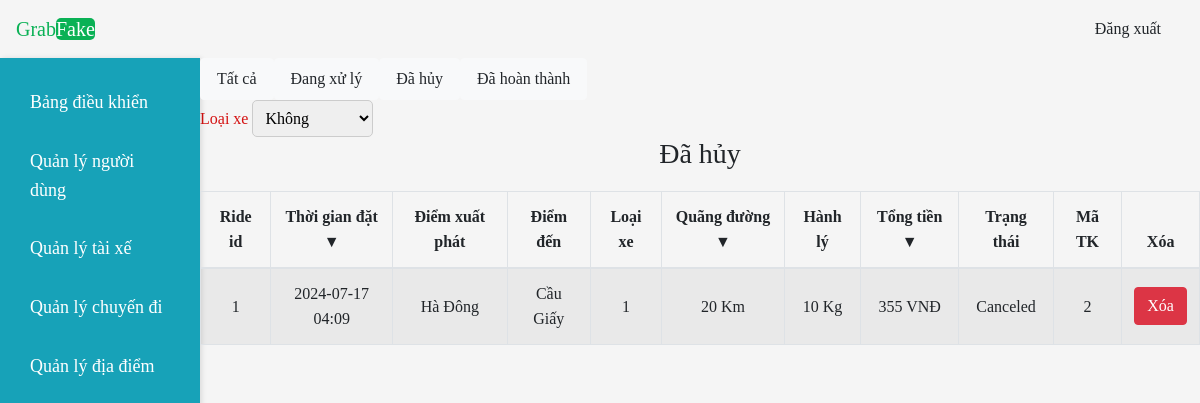
The page /acanride.php (signed in) on the database its author committed.
### tables this page shows
CREATE TABLE `ride` (
  `ride_id` int NOT NULL,
  `ride_date` varchar(20) NOT NULL,
  `from_distance` varchar(50) NOT NULL,
  `to_distance` varchar(50) NOT NULL,
  `cab_type` tinyint NOT NULL,
  `total_distance` varchar(50) NOT NULL,
  `luggage` varchar(50) NOT NULL,
  `total_fare` varchar(50) NOT NULL,
  `status` int NOT NULL,
  `customer_user_id` int NOT NULL,
  `driver_id` int NOT NULL
);

### dbcon.php (called while the page is built, shortened)
<?php
class Dbcon
{
    public function __construct()
    {
        $this->conn = new mysqli("localhost", "root", "", "grab_fake");
    }
}

### adminwrk.php (called while the page is built, shortened)
<?php
class adminwrk
{
    function canride($conn)
    {
        $sql = "SELECT * FROM ride WHERE status=0";
        $result = $conn->query($sql);
        $appr = array();
        while ($row = $result->fetch_assoc()) {
            array_push($appr, $row);
        }
        return $appr;
    }
}

### acanride.php (the view, shortened to what this page needs)
<?php
include('adhead.php');
if ($_SESSION['userdata']['role'] == 1) {
  include('adsidebar.php');
?>
  <nav class="nav nav-pills nav-justified col-sm-10">
    <a class="nav-link btn btn-light " href="allrides.php">Tất cả</a>
    <a class="nav-link btn btn-light " href="apenride.php">Đang xử lý</a>
    <a class="nav-link btn btn-light " href="acanride.php">Đã hủy</a>
    <a class="nav-link btn btn-light " href="acomride.php">Đã hoàn thành</a>
  </nav>
  <div id="drp" class="row">
    <div class="mr-2" id="cfilt">
      <label for="filter">Loại xe</label>
      <select name="cfil" id="cfil">
        <option value="" selected>Không</option>
      </select>
    </div>
  </div>
  <div id="canr">
    <h3 class="text-center">Đã hủy</h3>
    <table id='tbl2' class="container-fluid col-lg-10 mr-lg-2 table  table-hover table-bordered table-striped">
      <thead>
        <th>Ride id</th>
        <th onclick="sortTable(1,tbl2)">Thời gian đặt &#9660;</th>
        <th>Điểm xuất phát</th>
        <th>Điểm đến</th>
        <th>Loại xe</th>
        <th onclick="sortTablen(5,tbl2)">Quãng đường &#9660;</th>
        <th>Hành lý</th>
        <th onclick="sortTablen(7,tbl2)">Tổng tiền &#9660;</th>
        <th>Trạng thái</th>
        <th>Mã TK</th>
        <th>Xóa</th>
      </thead>
      <tbody id="tbl2c">
        <?php
        $adm = new adminwrk();
        $admc = new dbcon();
        $can = $adm->canride($admc->conn);
        foreach ($can as $key => $val) {
          echo "<tr><td>" . $val['ride_id'] . "</td><td>" . $val['ride_date'] . "</td><td>" . $val['from_distance'] . "</td><td>" . $val['to_distance'] . "</td><td>" . $val['cab_type'] . "</td><td>" . $val['total_distance'] . " Km</td><td>" . $val['luggage'] . " Kg</td><td>" . $val['total_fare'] . " VNĐ</td><td>";
          if ($val['status'] == 0) {
            echo "Canceled</td>";
          }
          echo  "<td>" . $val['customer_user_id'] . "</td>";
          echo "<td><a class='btn btn-danger' onClick=\"javascript: return confirm('Vui lòng xác nhận xóa');\" href='acanride.php?action=no&id=" . $val['ride_id'] . "'>Xóa</a></td></tr></tr>";
        }
        ?>
      </tbody>
    </table>
  </div>
<?php } else {
  echo '<h1 class="text-center text-weight-bold text-dark">Bạn không có quyền truy cập</h1>';
}
include('adfoot.php'); ?>

### assets/css/style.css (style rules this page uses)
* { box-sizing: border-box; }
h3 { margin-bottom: 0; }
label { font-size: 16px; margin: auto; padding: auto; color: rgb(212, 17, 17); }
select { padding: 8px; border-radius: 5px; border: 1px solid #ccc; }
option { padding: 8px; border-radius: 5px; border: 1px solid #ccc; }
th { cursor: pointer; }
.table { margin: 20px 0; }
.table th, .table td { text-align: center; vertical-align: middle; }
.table th { cursor: pointer; transition: background-color 0.3s; }

### rows shown on the page
ride: ride_id "1", ride_date "2024-07-17 04:09", from_distance "Hà Đông", to_distance "Cầu Giấy", cab_type "1", total_distance "20", luggage "10", total_fare "355", status "Canceled", customer_user "2"
